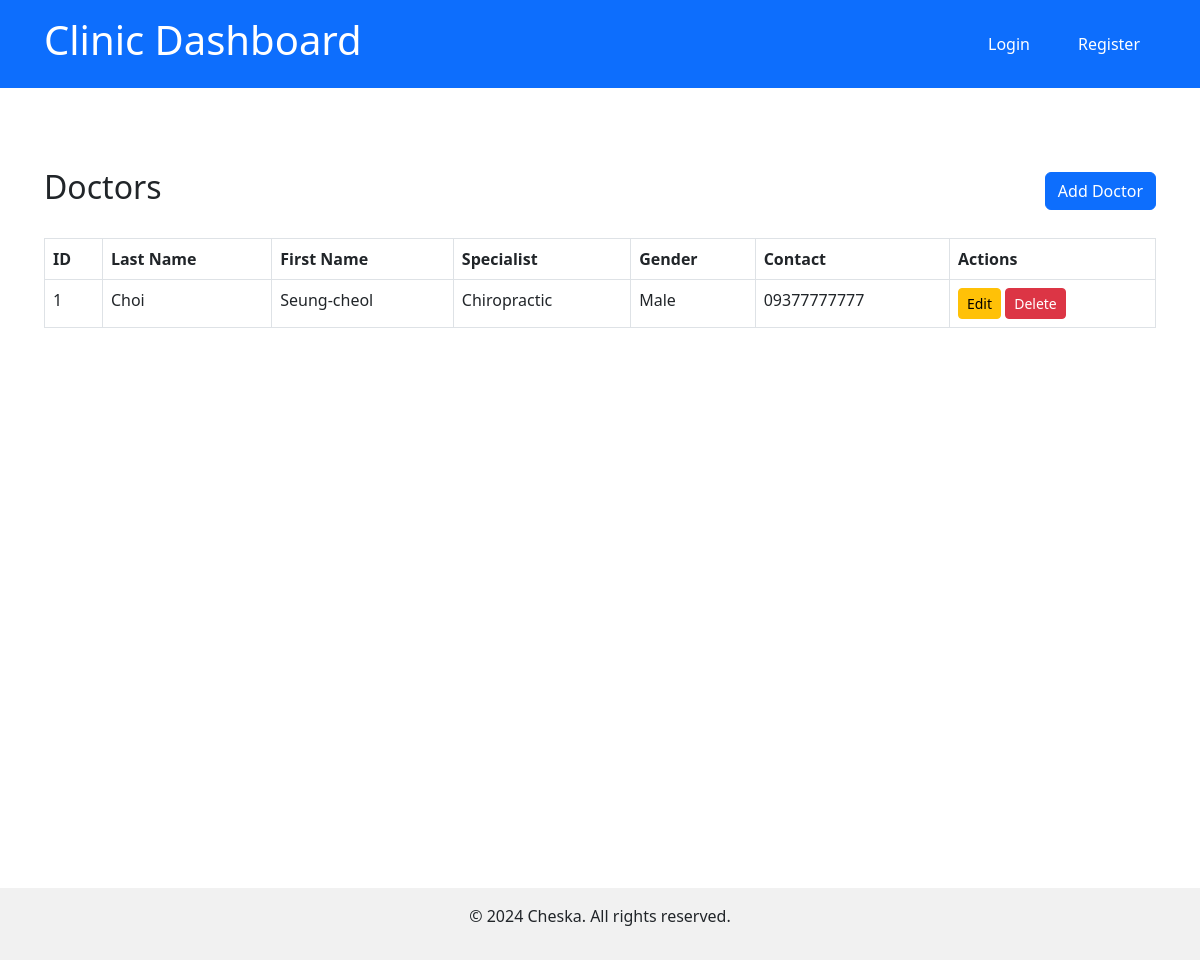
The app's page /doctors/ with its own data.
### clinicapp/models.py (models this page shows, shortened)
class Doctor(models.Model):
    last_name = models.CharField(max_length=255)
    first_name = models.CharField(max_length=255)
    middle_initial = models.CharField(max_length=1, null=True, blank=True)
    date_of_birth = models.DateField()
    email_address = models.EmailField(unique=True)
    specialist = models.CharField(max_length=255)
    gender = models.CharField(max_length=10, choices=[('Male', 'Male'), ('Female', 'Female')])
    contact_number = models.CharField(max_length=15)

### clinicapp/views.py (the view)
# urls.py: path('doctors/', views.doctor_list, name='doctor_list'),
def doctor_list(request):
    doctors = Doctor.objects.all()
    return render(request, 'doctors/doctor_list.html', {'doctors': doctors})

### templates/doctors/doctor_list.html (shortened to what this page needs)
{% extends 'base.html' %}
{% block content %}
<div class="container mt-5">
    <div class="d-flex justify-content-between align-items-center mb-4">
        <h2>Doctors</h2>
        <a href="{% url 'doctor_create' %}" class="btn btn-primary">Add Doctor</a>
    </div>
    <table class="table table-bordered">
        <thead>
            <tr>
                <th>ID</th>
                <th>Last Name</th>
                <th>First Name</th>
                <th>Specialist</th>
                <th>Gender</th>
                <th>Contact</th>
                <th>Actions</th>
            </tr>
        </thead>
        <tbody>
            {% for doctor in doctors %}
            <tr>
                <td>{{ doctor.id }}</td>
                <td>{{ doctor.last_name }}</td>
                <td>{{ doctor.first_name }}</td>
                <td>{{ doctor.specialist }}</td>
                <td>{{ doctor.gender }}</td>
                <td>{{ doctor.contact_number }}</td>
                <td>
                    <a href="{% url 'doctor_update' doctor.pk %}" class="btn btn-sm btn-warning">Edit</a>
                    <a href="{% url 'doctor_delete' doctor.pk %}" class="btn btn-sm btn-danger">Delete</a>
                </td>
            </tr>
            {% endfor %}
        </tbody>
    </table>
</div>
{% endblock %}

### static/css/style.css (style rules this page uses)
body { font-family: Arial, sans-serif; margin: 0; padding: 0; box-sizing: border-box; }

### records on screen
Doctor: id "1", last_name "Choi", first_name "Seung-cheol", specialist "Chiropractic", gender "Male", contact_number "09377777777"
